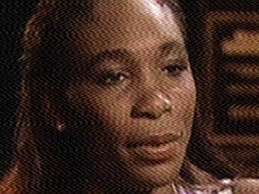
#> input picture images_deber_lab7/deber#1_ruido_periodico.jpg, 259 x 194 px
$ python d3.py
#> lines starting #> are read from the running program, lines starting #| are printed output that depends on the picture; after the words box and inside, x2 and y2 are one past the last pixel; in counts of white or black regions, pixels touching at a corner belong together
import cv2
import numpy as np
from matplotlib import pyplot as plt


def inputImg():
    while True:
        ruta = input("\n\tIngrese ruta de la imagen: ")
#> the answer given: images_deber_lab7/deber#1_ruido_periodico.jpg
        img = cv2.imread(ruta, 0)
#> img: shape (194, 259); min 0, max 254, mean 47.4

        if img is not None:
            return img
        else:
            print("\n\tNo se pudo abrir la imagen.\n")

def obtener_limites(proyeccion, centro):

    umbral = proyeccion[centro] * 0.95

    # Se toma el 95% del valor máximo del pico
    # para determinar automáticamente el ancho
    # de cada banda de ruido.

    izquierda = centro

    while izquierda > 0 and proyeccion[izquierda] > umbral:
        izquierda -= 1

    derecha = centro

    while derecha < len(proyeccion)-1 and proyeccion[derecha] > umbral:
        derecha += 1

    return izquierda, derecha

# ==========================
# PROGRAMA PRINCIPAL
# ==========================

while True:

    print("\n\n************************************************************")
    print("\n\t\tPROCESAMIENTO DIGITAL DE IMÁGENES")
    print("\n\t\t    TRANSFORMADA DE FOURIER")
    print("\n************************************************************")

    img = inputImg()

    cv2.imshow("Imagen Original", img)
    cv2.waitKey(0)

    img_float32 = np.float32(img)

    # ==========================
    #  Transformada de Fourier
    # ==========================

    dft = cv2.dft(img_float32, flags=cv2.DFT_COMPLEX_OUTPUT)

    dft_shift = np.fft.fftshift(dft)

    magnitude = cv2.magnitude(dft_shift[:, :, 0],
                              dft_shift[:, :, 1])

    magnitude_spectrum = 20 * np.log(magnitude + 1)

    # ==========================
    # EPreparar el espectro
    # ==========================

    spec = cv2.normalize(magnitude_spectrum,
                         None,
                         0,
                         255,
                         cv2.NORM_MINMAX)

    spec = np.uint8(spec)

    # ==========================
    # SUAVIZAR EL NEGATIVO
    # ==========================

    suavizada = cv2.GaussianBlur(spec, (5,5), 0)
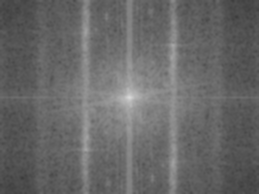
#> suavizada: shape (194, 259); min 61, max 217, mean 103.6

    # ==========================
    # TAMAÑO DE LA IMAGEN
    # ==========================

    rows, cols = suavizada.shape
#> rows = 194; cols = 259

    crow = rows // 2
#> crow = 97
    ccol = cols // 2
#> ccol = 129

    # ==========================
    #  PROYECCIÓN POR COLUMNAS
    # ==========================

    proyeccion = np.sum(suavizada.astype(np.float32), axis=0)
#> proyeccion = 259 values, max 28066 at index 129, min 15649 at index 249, mean 20099.6

    # Eliminar la componente DC de la búsqueda
    proyeccion[ccol-20:ccol+20] = np.max(proyeccion)
    plt.figure(figsize=(10,4))
    plt.plot(proyeccion)
    plt.grid(True)
    plt.title("Proyección por columnas")
    plt.show()
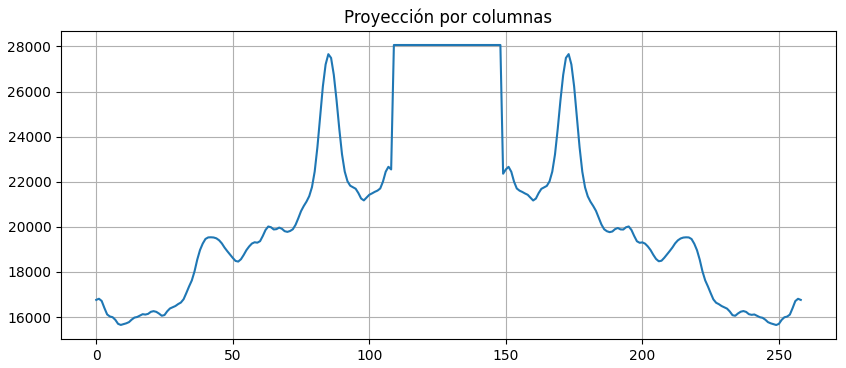
#> figure drawn by matplotlib, 1 panel; curve peaks at x = 109, y = 28066

    # ==========================
    # DETECCIÓN DE LAS DOS BANDAS
    # ==========================

    # Mitad izquierda
    izquierda = proyeccion[:ccol-20]
#> izquierda = 109 values, max 27659 at index 85, min 15652 at index 9, mean 19440.1

    # Mitad derecha
    derecha = proyeccion[ccol+20:]
#> derecha = 110 values, max 27662 at index 24, min 15649 at index 100, mean 19463.7

    # Centro de la banda izquierda
    x1 = np.argmax(izquierda)
#> x1 = 85

    # Centro de la banda derecha
    x2 = np.argmax(derecha) + ccol + 20
#> x2 = 173

    print("Centros:", x1, x2)
#| Centros: 85 173

    # Obtener inicio y fin de cada banda
    inicio1, fin1 = obtener_limites(proyeccion, x1)
#> in obtener_limites, `umbral = proyeccion[centro] * 0.95`: umbral = 26276
#> in obtener_limites, `izquierda = centro`: izquierda = 85
#> the loop in obtener_limites, `while izquierda > 0 and proyeccion[izquierda] > umbral:` made 2 passes
#> izquierda on passes 1 to 2: 84, 83
#> after the loop in obtener_limites, `while izquierda > 0 and proyeccion[izquierda] > umbral:`: izquierda = 83
#> in obtener_limites, `derecha = centro`: derecha = 85
#> the loop in obtener_limites, `while derecha < len(proyeccion)-1 and proyeccion[derecha] > umbral:` made 3 passes
#> after the loop in obtener_limites, `while derecha < len(proyeccion)-1 and proyeccion[derecha] > umbral:`: derecha = 88
#> inicio1 = 83; fin1 = 88
    inicio2, fin2 = obtener_limites(proyeccion, x2)
#> the loop in obtener_limites (call 2), `while izquierda > 0 and proyeccion[izquierda] > umbral:` made 3 passes
#> izquierda on passes 1 to 3: 172, 171, 170
#> the loop in obtener_limites (call 2), `while derecha < len(proyeccion)-1 and proyeccion[derecha] > umbral:` made 2 passes
#> derecha on passes 1 to 2: 174, 175
#> inicio2 = 170; fin2 = 175

    print("Banda izquierda:", inicio1, fin1)
#| Banda izquierda: 83 88
    print("Banda derecha :", inicio2, fin2)
#| Banda derecha : 170 175


    deteccion = cv2.cvtColor(spec, cv2.COLOR_GRAY2BGR)

    cv2.rectangle(deteccion,
              (inicio1, 0),
              (fin1, rows-1),
              (0,0,255),
              2)

    cv2.rectangle(deteccion,
                (inicio2, 0),
                (fin2, rows-1),
                (0,0,255),
                2)
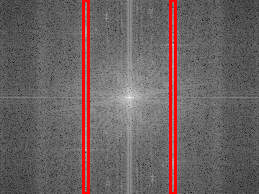
#> deteccion: shape (194, 259, 3); mean B, G, R 97.4, 97.4, 109.3

    cv2.imshow("Bandas detectadas", deteccion)
    cv2.waitKey(0)
    cv2.destroyWindow("Bandas detectadas")

    # ==========================
    # CREAR MÁSCARA BAND REJECT
    # ==========================

    mask = np.ones((rows, cols, 2), np.uint8)

    margen = 2

    mask[:, max(0, inicio1-margen):min(cols, fin1+margen)] = 0
    mask[:, max(0, inicio2-margen):min(cols, fin2+margen)] = 0

    # Conservar la componente DC
    mask[crow-8:crow+8,
        ccol-8:ccol+8] = 1

    cv2.imshow("Mascara", mask[:,:,0]*255)
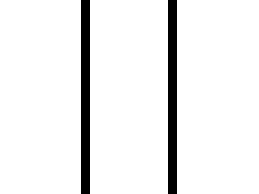
#> window 'Mascara': shape (194, 259); 93.1% white; 2 black regions, box (x1, y1, x2, y2) and area: (81, 0, 90, 194) 1746, (168, 0, 177, 194) 1746
    cv2.waitKey(0)
    cv2.destroyWindow("Mascara")

    # ==========================
    # ESPECTRO FILTRADO
    # ==========================

    fshift = dft_shift * mask

    magnitude_filtered = cv2.magnitude(fshift[:, :, 0],
                                       fshift[:, :, 1])

    magnitude_filtered = 20 * np.log(magnitude_filtered + 1)

    # ==========================
    # TRANSFORMADA INVERSA
    # ==========================

    f_ishift = np.fft.ifftshift(fshift)

    img_back = cv2.idft(f_ishift)

    img_back = cv2.magnitude(img_back[:, :, 0],
                             img_back[:, :, 1])
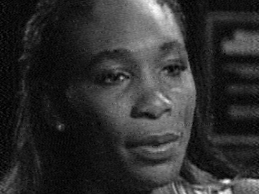
#> img_back: shape (194, 259) float32; min 8756.1, max 12604965, mean 2383621; drawn with min black and max white

    img_back = cv2.normalize(img_back,
                             None,
                             0,
                             255,
                             cv2.NORM_MINMAX)

    img_back = np.uint8(img_back)

    # ==========================
    # ESPECTRO DE LA IMAGEN RESTAURADA
    # ==========================

    img_back_float = np.float32(img_back)

    dft_restored = cv2.dft(img_back_float, flags=cv2.DFT_COMPLEX_OUTPUT)

    dft_restored_shift = np.fft.fftshift(dft_restored)

    magnitude_restored = cv2.magnitude(
        dft_restored_shift[:, :, 0],
        dft_restored_shift[:, :, 1]
    )

    magnitude_restored = 20 * np.log(magnitude_restored + 1)
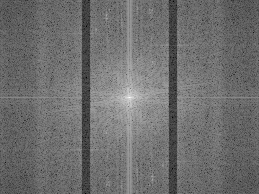
#> magnitude_restored: shape (194, 259) float32; min 10.55, max 293.7, mean 133.7; drawn with min black and max white

    # ==========================
    # RESULTADOS
    # ==========================

    plt.figure(figsize=(10,6))

    plt.subplot(241)
    plt.imshow(img,cmap='gray')
    plt.title("Original")
    plt.axis("off")

    plt.subplot(242)
    plt.imshow(magnitude_spectrum,cmap='gray')
    plt.title("Espectro")
    plt.axis("off")

    plt.subplot(243)
    plt.imshow(mask[:,:,0],cmap='gray')
    plt.title("Band Reject")
    plt.axis("off")

    plt.subplot(244)
    plt.imshow(magnitude_filtered,cmap='gray')
    plt.title("Espectro Filtrado")
    plt.axis("off")

    plt.subplot(245)
    plt.imshow(img_back,cmap='gray')
    plt.title("Imagen Restaurada")
    plt.axis("off")

    plt.subplot(246)
    plt.imshow(magnitude_restored,cmap='gray')
    plt.title("Espectro Restaurado")
    plt.axis("off")

    plt.tight_layout()
    plt.show()
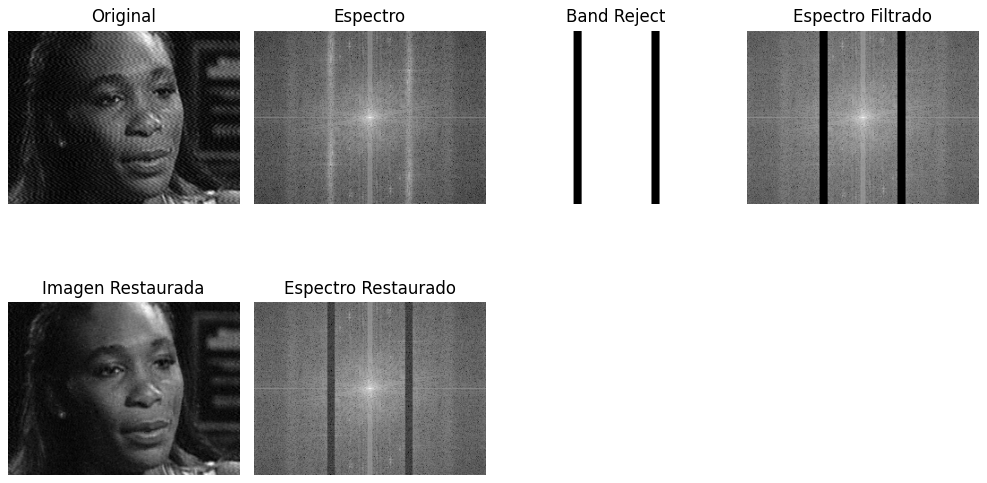
#> figure drawn by matplotlib, 6 panels

    op = input("\n¿Procesar otra imagen? (s/n): ")
#> the answer given: images_deber_lab7/deber#1_ruido_periodico.jpg

    if op.lower() != "s":
        break

cv2.destroyAllWindows()

 # images_deber_lab7/deber#1_ruido_periodico.jpg

 # "Se calcula la proyección vertical del espectro suavizado, ignorando la componente DC.
 # Luego se buscan los dos máximos correspondientes a las bandas de ruido y, usando un umbral del 95 % de la
 # amplitud del pico, se determinan automáticamente el inicio y el fin de cada banda para construir el
 # filtro Band Reject."

$ run again, with images_deber_lab7/deber#2_img_original.png saved as images_deber_lab7/deber#1_ruido_periodico.jpg
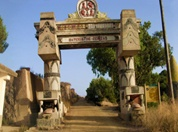
#> input picture images_deber_lab7/deber#2_img_original.png, 178 x 132 px
#> proyeccion = 178 values, max 17036 at index 89, min 9563 at index 177, mean 12033.1
#> `izquierda = proyeccion[:ccol-20]`: izquierda = 69 values, max 13014 at index 68, min 9564 at index 2, mean 11329.8
#> `derecha = proyeccion[ccol+20:]`: derecha = 69 values, max 13074 at index 0, min 9563 at index 68, mean 11378.9
#> x1 = 68
#> x2 = 109
#| Centros: 68 109
#> umbral = 12363.3
#> in obtener_limites, `izquierda = centro`: izquierda = 68
#> the loop in obtener_limites, `while izquierda > 0 and proyeccion[izquierda] > umbral:` made 12 passes
#> izquierda on passes 1 to 8: 67, 66, 65, 64, 63, 62, 61, 60
#> after the loop in obtener_limites, `while izquierda > 0 and proyeccion[izquierda] > umbral:`: izquierda = 56
#> in obtener_limites, `derecha = centro`: derecha = 68
#> the loop in obtener_limites, `while derecha < len(proyeccion)-1 and proyeccion[derecha] > umbral:` made 54 passes
#> after the loop in obtener_limites, `while derecha < len(proyeccion)-1 and proyeccion[derecha] > umbral:`: derecha = 122
#> inicio1 = 56; fin1 = 122
#> the loop in obtener_limites (call 2), `while izquierda > 0 and proyeccion[izquierda] > umbral:` made 52 passes
#> izquierda on passes 1 to 8: 108, 107, 106, 105, 104, 103, 102, 101
#> the loop in obtener_limites (call 2), `while derecha < len(proyeccion)-1 and proyeccion[derecha] > umbral:` made 12 passes
#> inicio2 = 57; fin2 = 121
#| Banda izquierda: 56 122
#| Banda derecha : 57 121
#> `cv2.imshow("Mascara", mask[:,:,0]*255)`:
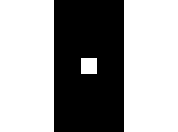
#> window 'Mascara': shape (132, 178); 61.8% white; 1 black region, box (x1, y1, x2, y2) and area: (54, 0, 124, 132) 8984
#> `magnitude_restored = 20 * np.log(magnitude_restored + 1)`:
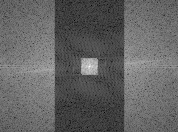
#> magnitude_restored: shape (132, 178) float32; min 6.92, max 297.3, mean 120; drawn with min black and max white
